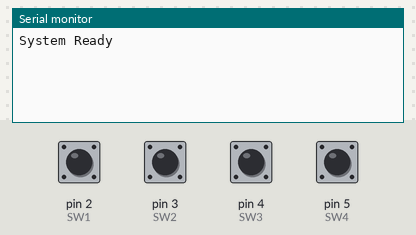
This sketch was run on a simulated Arduino Uno, built with avr-gcc and run on an emulated ATmega328P. Shown: the last lines printed to the serial monitor. The test bench sets the inputs (shaded band); at power-on: pin 2 (SW1), pin 3 (SW2), pin 4 (SW3), pin 5 (SW4) HIGH. The audio player accepts every command and is not drawn.

Above: at 2.7 s.
2.8 s: pin 2 (SW1) pulled LOW for 0.15 s
At 3.8 s:
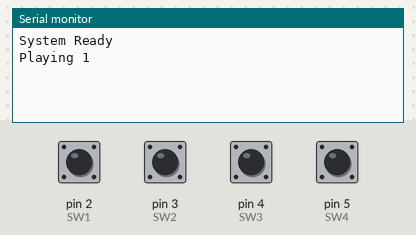
4.4 s: pin 3 (SW2) pulled LOW for 0.15 s
At 5.1 s:
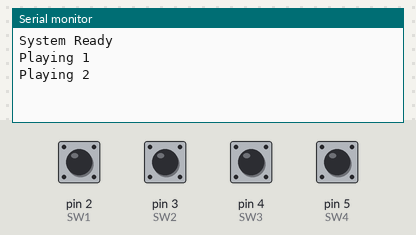
6.0 s: pin 4 (SW3) pulled LOW for 0.15 s
At 7.2 s:
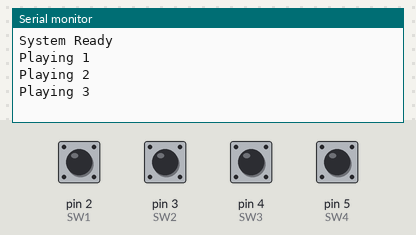
7.6 s: pin 5 (SW4) pulled LOW for 0.15 s
At 8.7 s:
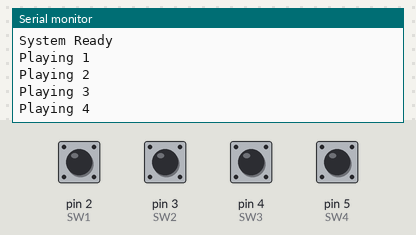
Timing chart, 0 to 10.2 s (numbered marks = the images above; inputs shaded):
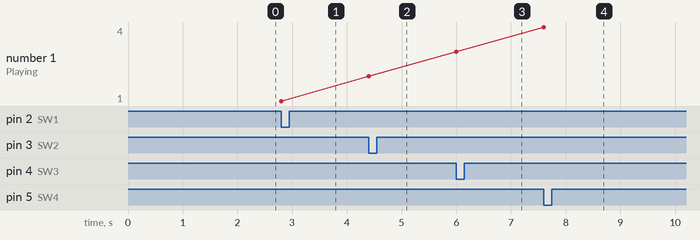

Measured:
- after the input at 2.8 s, the serial monitor: prints a new line at once (image 1)
- after the input at 4.4 s, the serial monitor: prints a new line at once (image 2)
- after the input at 6.0 s, the serial monitor: prints a new line at once (image 3)
- after the input at 7.6 s, the serial monitor: prints a new line at once (image 4)
- plotted number 1: 1 → 2 after the input at 4.4 s, 2 → 3 after the input at 6.0 s, 3 → 4 after the input at 7.6 s

The sketch:

Jnana_Bot.ino
```cpp
#include <SoftwareSerial.h>
#include <DFRobotDFPlayerMini.h>

SoftwareSerial mySerial( 10, 11);
DFRobotDFPlayerMini player;

#define SW1 2
#define SW2 3
#define SW3 4
#define SW4 5

bool lastState1 = HIGH;
bool lastState2 = HIGH;
bool lastState3 = HIGH;
bool lastState4 = HIGH;

void setup() {

  Serial.begin(9600);
  mySerial.begin(9600);

  pinMode(SW1, INPUT_PULLUP);
  pinMode(SW2, INPUT_PULLUP);
  pinMode(SW3, INPUT_PULLUP);
  pinMode(SW4, INPUT_PULLUP);

  if (!player.begin(mySerial)) {
    Serial.println("DFPlayer not found");
    while (true);
  }

  delay(1000);
  player.volume(30);

  Serial.println("System Ready");
}

void loop() {

  bool currentState1 = digitalRead(SW1);
  bool currentState2 = digitalRead(SW2);
  bool currentState3 = digitalRead(SW3);
  bool currentState4 = digitalRead(SW4);

  if (lastState1 == HIGH && currentState1 == LOW) {
    Serial.println("Playing 1");
    player.play(1);
  }

  if (lastState2 == HIGH && currentState2 == LOW) {
    Serial.println("Playing 2");
    player.play(2);
  }

  if (lastState3 == HIGH && currentState3 == LOW) {
    Serial.println("Playing 3");
    player.play(3);
  }

  if (lastState4 == HIGH && currentState4 == LOW) {
    Serial.println("Playing 4");
    player.play(4);
  }

  lastState1 = currentState1;
  lastState2 = currentState2;
  lastState3 = currentState3;
  lastState4 = currentState4;
}
```
